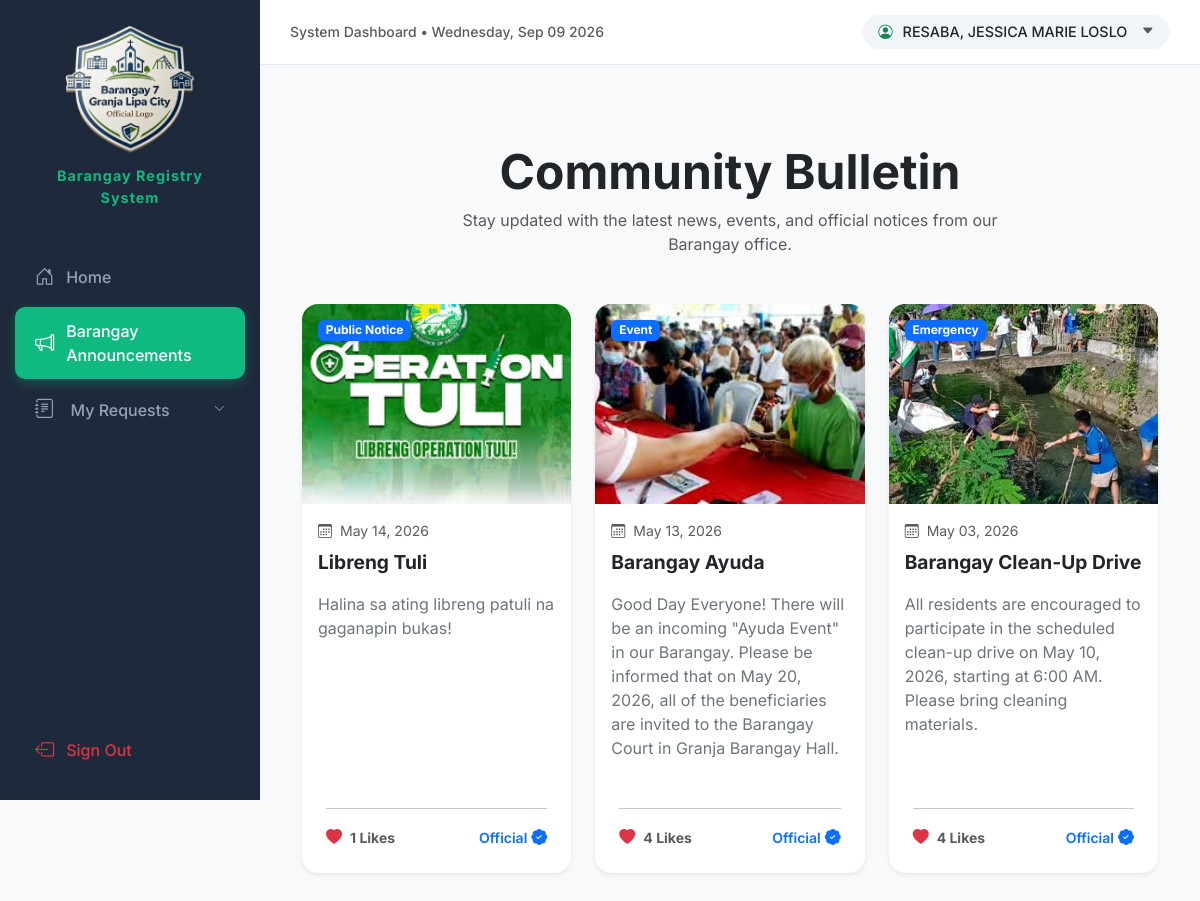
The page /resident/r_announcements.php (signed in) on the database its author committed.
### tables this page shows
CREATE TABLE `residents` (
  `resident_id` int(11) NOT NULL,
  `first_name` varchar(100) DEFAULT NULL,
  `middle_name` varchar(100) DEFAULT NULL,
  `last_name` varchar(100) DEFAULT NULL,
  `ownership` enum('Home Owner','Boarder','Renter') NOT NULL,
  `present_address` text DEFAULT NULL,
  `address_type` enum('Owner','Boarder') DEFAULT NULL,
  `provincial_address` text DEFAULT NULL,
  `gender` enum('Male','Female') DEFAULT NULL,
  `civil_status` enum('Single','Married','Widowed','Separated') DEFAULT NULL,
  `birthdate` date DEFAULT NULL,
  `birthplace` varchar(255) DEFAULT NULL,
  `height` varchar(10) DEFAULT NULL,
  `weight` varchar(10) DEFAULT NULL,
  `contact_number` varchar(20) DEFAULT NULL,
  `email_address` varchar(100) DEFAULT NULL,
  `religion` varchar(100) DEFAULT NULL,
  `occupation` varchar(100) DEFAULT NULL,
  `house_number` varchar(50) DEFAULT NULL,
  `household_id` int(11) DEFAULT NULL,
  `status` enum('Registered','Not Registered') NOT NULL DEFAULT 'Not Registered',
  `created_at` timestamp NOT NULL DEFAULT current_timestamp()
);

CREATE TABLE `announcements` (
  `announcement_id` int(11) NOT NULL,
  `title` varchar(255) NOT NULL,
  `content` text NOT NULL,
  `image` varchar(255) DEFAULT NULL,
  `category` enum('Health','Emergency','Event','Public Notice') NOT NULL,
  `date_posted` timestamp NOT NULL DEFAULT current_timestamp(),
  `posted_by` int(11) DEFAULT NULL,
  `likes` int(11) NOT NULL
);

### resident/r_announcements.php (the view, shortened to what this page needs)
<?php
require_once '../config/db.php';
include '../includes/header.php';
?>
<link rel="stylesheet" href="../assets/css/style.css">
<div class="container py-5">
    <div class="res-feed-header mb-5 text-center">
        <h2 class="fw-bold display-5">Community Bulletin</h2>
        <p class="text-muted mx-auto" style="max-width: 600px;">Stay updated with the latest news, events, and official notices from our Barangay office.</p>
    </div>
    <div class="row row-cols-1 row-cols-md-2 row-cols-lg-3 g-4">
        <?php
        $res = $conn->query("SELECT * FROM announcements ORDER BY date_posted DESC");
        $current_user_id = isset($user_id) ? $user_id : 0;
        if ($res && $res->num_rows > 0):
            while($a = $res->fetch_assoc()):
                $id = $a['announcement_id'];
                $content = $a['content'];
                $likes = isset($a['likes']) ? $a['likes'] : 0;
                $preview = $content;
                $is_liked = false;
                if ($current_user_id > 0) {
                    $liked_query = $conn->query("SELECT 1 FROM announcement_likes WHERE announcement_id = $id AND user_id = $current_user_id");
                    $is_liked = ($liked_query && $liked_query->num_rows > 0);
                }
                $img_name = $a['image'];
                $img_path = "../assets/uploads/" . $img_name;
                $image_exists = (!empty($img_name) && file_exists($img_path));
        ?>
            <div class="col">
                <div class="card h-100 res-feed-card border-0 shadow-sm">
                    <div class="res-card-img-wrapper position-relative" style="height: 200px; overflow: hidden; background: #f8f9fa;">
                        <?php if($image_exists): ?>
                            <img src="<?= $img_path ?>" class="card-img-top h-100 w-100 object-fit-cover" alt="Announcement Image">
                        <?php else: ?>
                            <div class="d-flex align-items-center justify-content-center h-100 text-muted">
                                <i class="bi bi-megaphone display-4 opacity-25"></i>
                            </div>
                        <?php endif; ?>
                        <span class="badge bg-primary position-absolute top-0 start-0 m-3 shadow-sm"><?= htmlspecialchars($a['category']) ?></span>
                    </div>
                    <div class="card-body">
                        <div class="d-flex align-items-center mb-2 text-muted small">
                            <i class="bi bi-calendar3 me-2"></i>
                            <?= date('M d, Y', strtotime($a['date_posted'])) ?>
                        </div>
                        <h5 class="card-title fw-bold text-dark mb-3"><?= htmlspecialchars($a['title']) ?></h5>
                        <div class="content-wrapper">
                            <div class="collapse show text-secondary" id="preview-<?= $id ?>">
                                <?= nl2br(htmlspecialchars($preview)) ?>
                            </div>
                                <br>
                        </div>
                    </div>
                    <div class="card-footer bg-transparent border-top-0 pb-4 px-4">
                        <hr class="mt-0 mb-3 opacity-10">
                        <div class="d-flex align-items-center justify-content-between">
                            <div class="d-flex align-items-center">
                                <button class="like-btn me-2 p-0 border-0 bg-transparent <?= $is_liked ? 'text-danger' : 'text-muted' ?>"
                                        onclick="handleLike(<?= $id ?>, this)">
                                    <i class="bi <?= $is_liked ? 'bi-heart-fill' : 'bi-heart' ?>"></i>
                                </button>
                                <span class="small fw-bold text-muted"><span id="like-count-<?= $id ?>"><?= $likes ?></span> Likes</span>
                            </div>
                            <div class="d-flex align-items-center text-primary">
                                <span class="small fw-semibold me-1">Official</span>
                                <i class="bi bi-patch-check-fill"></i>
                            </div>
                        </div>
                    </div>
                </div>
            </div>
        <?php endwhile;
        endif; ?>
    </div>
</div>
<?php include '../includes/footer.php'; ?>

### includes/header.php (shortened to what this page needs)
<?php
include("../config/db.php");
$page = basename($_SERVER['PHP_SELF']);
$role = $_SESSION['role'] ?? 'resident';
$user_id = $_SESSION['user_id'] ?? 0;
$resident_id = $_SESSION['resident_id'] ?? 0;
$res = null;
if ($resident_id > 0) {
    $res = $conn->query("SELECT * FROM residents WHERE resident_id = $resident_id")->fetch_assoc();
}
?>
<!DOCTYPE html>
<html lang="en">
<head>
    <link href="https://cdn.jsdelivr.net/npm/bootstrap@5.3.0/dist/css/bootstrap.min.css" rel="stylesheet">
    <link rel="stylesheet" href="https://cdn.jsdelivr.net/npm/bootstrap-icons@1.10.5/font/bootstrap-icons.css">
    <link rel="stylesheet" href="../assets/css/style.css">
</head>
<body>
<aside id="bms-sidebar">
    <div class="bms-sidebar-header">
        <img src="../assets/uploads/brgylogo2.png" alt="Barangay Logo" class="bms-sidebar-logo">
        <span style="font-size: .9rem;">Barangay Registry <br> System</span>
    </div>
    <nav class="mt-3">
        <?php
            $is_res_group = ($page == 'residents.php' || $page == 'report.php' || $page == 'registerresident.php');
            $is_req_group = ($page == 'establishments.php' || $page == 'requests.php');
            $is_my_req_group = ($page == 'submit_request.php' || $page == 'my_requests.php');
        ?>
        <?php if($role == 'admin'): ?>
            <a href="dashboard.php" class="bms-nav-link <?= $page=='dashboard.php'?'bms-active':'' ?>">
                <i class="bi bi-grid-1x2"></i> Dashboard
            </a>
            <details <?= $is_res_group ? 'open' : '' ?>>
                <summary class="bms-nav-link <?= $is_res_group ? 'bms-active' : '' ?>">
                    <span><i class="bi bi-people"></i> Residents</span>
                </summary>
                <div class="bms-submenu-box">
                    <a href="residents.php" class="bms-nav-link ps-4-5 <?= $page=='residents.php'?'text-success fw-bold':'' ?>">Residents List</a>
                    <a href="registerresident.php" class="bms-nav-link ps-4-5 <?= $page=='registerresident.php'?'text-success fw-bold':'' ?>">Register Resident</a>
                </div>
            </details>
            <a href="announcements.php" class="bms-nav-link <?= $page=='announcements.php'?'bms-active':'' ?>">
                <i class="bi bi-megaphone"></i> Announcements
            </a>
            <a href="calendar.php" class="bms-nav-link <?= $page=='calendar.php'?'bms-active':'' ?>">
                <i class="bi bi-calendar"></i> Calendar
            </a>
            <!-- <a href="analytics.php" class="bms-nav-link <?= $page=='analytics.php'?'bms-active':'' ?>">
                <i class="bi bi-lightbulb"></i> Analytics
            </a> -->
            <details <?= $is_req_group ? 'open' : '' ?>>
                <summary class="bms-nav-link <?= $is_req_group ? 'bms-active' : '' ?>">
                    <span><i class="bi bi-file-earmark-check"></i> Requests</span>
                </summary>
                <div class="bms-submenu-box">
                    <a href="establishments.php" class="bms-nav-link ps-4-5 <?= $page=='establishments.php'?'text-success fw-bold':'' ?>">Establishments</a>
                    <a href="requests.php" class="bms-nav-link ps-4-5 <?= $page=='requests.php'?'text-success fw-bold':'' ?>">Request List</a>
                </div>
            </details>
        <?php else: ?>
            <a href="r_dashboard.php" class="bms-nav-link <?= $page=='r_dashboard.php'?'bms-active':'' ?>">
                <i class="bi bi-house-door"></i> Home
            </a>
            <a href="r_announcements.php" class="bms-nav-link <?= $page=='r_announcements.php'?'bms-active':'' ?>">
                <i class="bi bi-megaphone"></i> Barangay Announcements
            </a>
            <details <?= $is_my_req_group ? 'open' : '' ?>>
                <summary class="bms-nav-link <?= $is_my_req_group ? 'bms-active' : '' ?>">
                    <span><i class="bi bi-journal-text"></i> My Requests</span>
                </summary>
            </details>
        <?php endif; ?>
        <a href="#" class="bms-nav-link bms-logout-btn text-danger" data-bs-toggle="modal" data-bs-target="#bmsLogoutModal">
            <i class="bi bi-box-arrow-left"></i> Sign Out
        </a>
    </nav>
</aside>
<main class="bms-main-wrapper">
    <header class="bms-top-nav">
        <div class="d-none d-md-block text-muted small fw-medium">
            System Dashboard &bull; <?= date('l, M d Y') ?>
        </div>
        <div class="bms-user-pill" data-bs-toggle="modal" data-bs-target="#profileModal">
            <i class="bi bi-person-circle text-success"></i>
            <span><?= ($role == 'resident')
    ? strtoupper($res['last_name'] . ', ' . $res['first_name'] . ' ' . $res['middle_name'])
    : 'Admin' ?></span>
            <i class="bi bi-caret-down-fill small ms-1 text-muted"></i>
        </div>
    </header>
    <div class="bms-page-content">
</body>
</html>

### includes/footer.php (shortened to what this page needs)
</body>
</html>

### assets/css/style.css (style rules this page uses)
:root { --bms-sidebar-width: 260px; --bms-primary: #10b981; --bms-dark: #1e293b; --bms-hover: #334155; --bms-bg: #f8fafc; --bms-text-muted: #94a3b8; }
body { font-family: 'Inter', sans-serif; background-color: var(--bms-bg); }
#bms-sidebar { height: 100vh; background-color: var(--bms-dark); color: #f1f5f9; position: fixed; width: var(--bms-sidebar-width); z-index: 1000; transition: all 0.3s; }
.bms-sidebar-header { padding: 25px 20px; font-size: 1.2rem; font-weight: 700; color: var(--bms-primary); display: flex; align-items: center; gap: 10px; }
.bms-nav-link { color: var(--bms-text-muted); text-decoration: none !important; padding: 12px 20px; display: flex; align-items: center; border-radius: 10px; margin: 4px 15px; font-weight: 500; transition: 0.2s; }
.bms-nav-link i { font-size: 1.2rem; margin-right: 12px; }
.bms-nav-link.bms-active { background-color: var(--bms-primary); color: white; box-shadow: 0 4px 12px rgba(16, 185, 129, 0.3); }
.bms-logout-btn { position: absolute; bottom: 20px; width: calc(100% - 30px); }
.bms-main-wrapper { margin-left: var(--bms-sidebar-width); transition: all 0.3s; }
.bms-top-nav { background: white; padding: 15px 30px; border-bottom: 1px solid #e2e8f0; display: flex; justify-content: space-between; align-items: center; position: sticky; top: 0; z-index: 999; }
.bms-user-pill { display: flex; align-items: center; gap: 10px; padding: 6px 16px; border-radius: 50px; background: #f1f5f9; font-weight: 500; font-size: 0.9rem; }
.bms-page-content { padding: 30px; }
body { background-color: #f8f9fa; }
.res-feed-card { transition: transform 0.3s ease, box-shadow 0.3s ease; border-radius: 16px; overflow: hidden; display: flex; flex-direction: column; }
.res-card-img-wrapper { position: relative; height: 200px; overflow: hidden; background: #e9ecef; }
.res-card-img-wrapper img { width: 100%; height: 100%; object-fit: cover; transition: transform 0.5s ease; }
.card-title { font-size: 1.2rem; line-height: 1.4; }
.col { animation: fadeIn 0.5s ease backwards; }
.col:nth-child(1) { animation-delay: 0.1s; }
.col:nth-child(2) { animation-delay: 0.2s; }
.col:nth-child(3) { animation-delay: 0.3s; }

### includes/header.php (style rules this page uses)
.bms-sidebar-header { display: flex; flex-direction: column; align-items: center; justify-content: center; padding: 2rem 1rem; text-align: center; border-bottom: 1px solid rgba(0,0,0,0.05); }
.bms-sidebar-logo { width: 130px; height: 130px; object-fit: contain; }
.bms-sidebar-header span { font-weight: 700; letter-spacing: 1px; font-size: 1.1rem; }
details summary { list-style: none; cursor: pointer; outline: none; }
summary.bms-nav-link { display: flex; align-items: center; justify-content: space-between; }
summary.bms-nav-link::after { content: "\F282"; font-family: "bootstrap-icons"; font-size: 0.7rem; transition: transform 0.2s; }
.bms-user-pill { cursor: pointer; padding: 5px 15px; border-radius: 50px; transition: 0.2s; }

### resident/r_announcements.php (style rules this page uses)
.res-feed-card { transition: transform 0.3s ease, box-shadow 0.3s ease; overflow: hidden; }
.res-card-img-wrapper { overflow: hidden; height: 200px; background-color: #f8f9fa; }
.res-card-img-wrapper img { transition: transform 0.5s ease; width: 100%; height: 100%; object-fit: cover; }
.like-btn { transition: all 0.2s ease; border: none; background: none; color: #adb5bd; }

### rows shown on the page
residents: last_name+first_name+middle_name "RESABA, JESSICA MARIE LOSLO"
announcements: image (picture), category "Public Notice", date_posted "May 14, 2026", title "Libreng Tuli", content "Halina sa ating libreng patuli na gaganapin bukas!", likes "1"
announcements: image (picture), category "Event", date_posted "May 13, 2026", title "Barangay Ayuda", content "Good Day Everyone! There will be an incoming \"Ayuda Event\" in our Barangay. Please be informed that on May 20, 2026, all of the beneficiaries are invited to the Barangay Court in Granja Barangay Hall.", likes "4"
announcements: image (picture), category "Emergency", date_posted "May 03, 2026", title "Barangay Clean-Up Drive", content "All residents are encouraged to participate in the scheduled clean-up drive on May 10, 2026, starting at 6:00 AM. Please bring cleaning materials.", likes "4"
